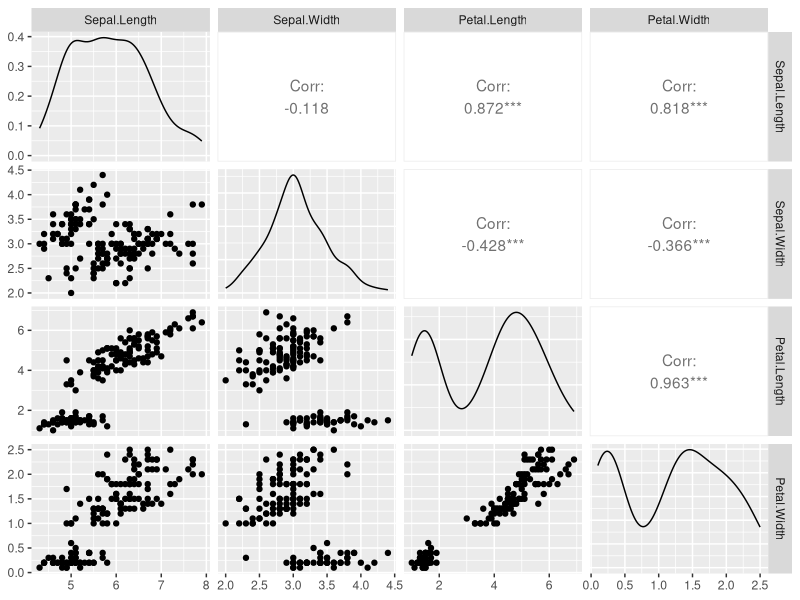
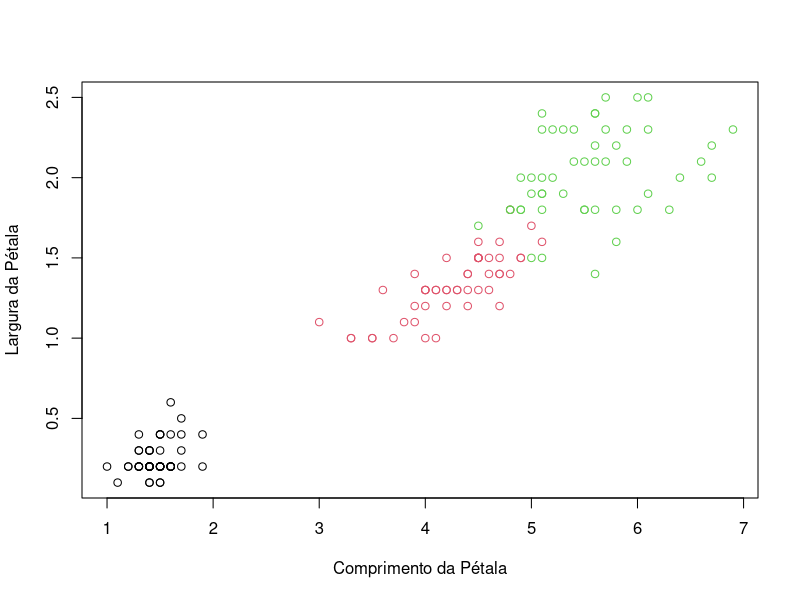
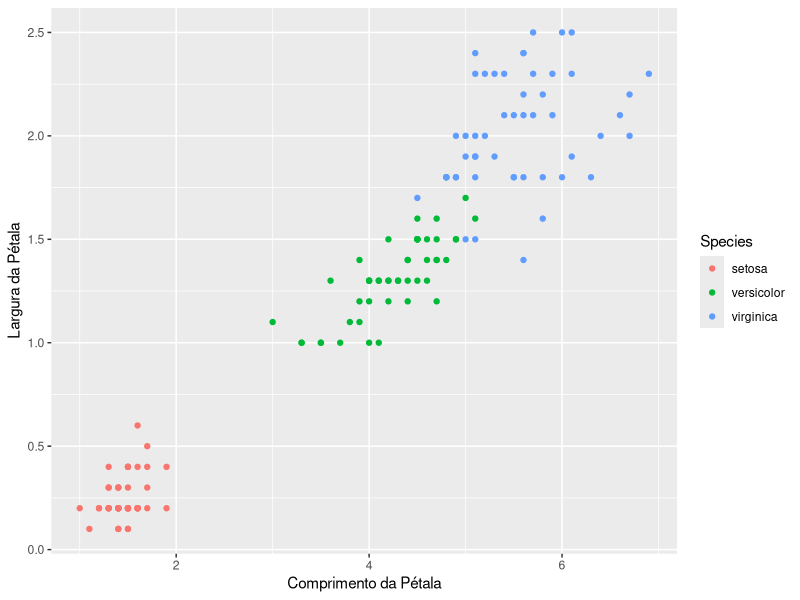
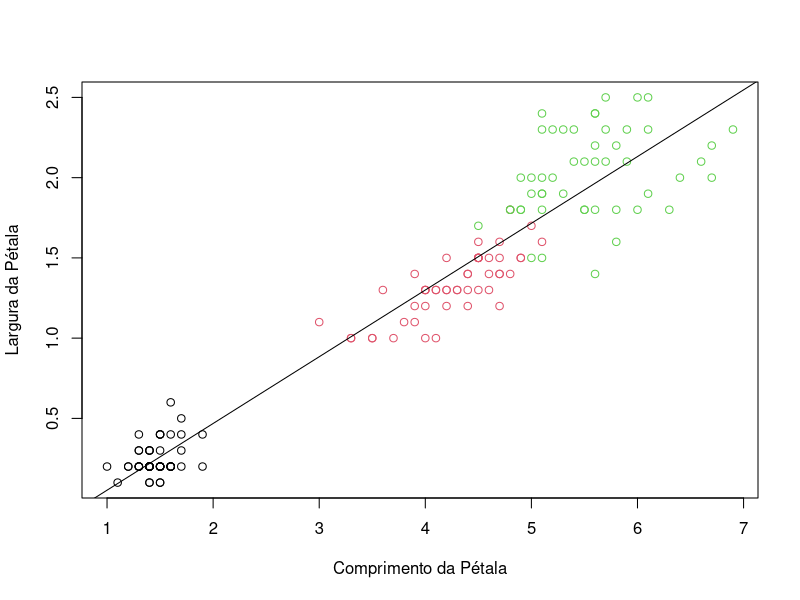
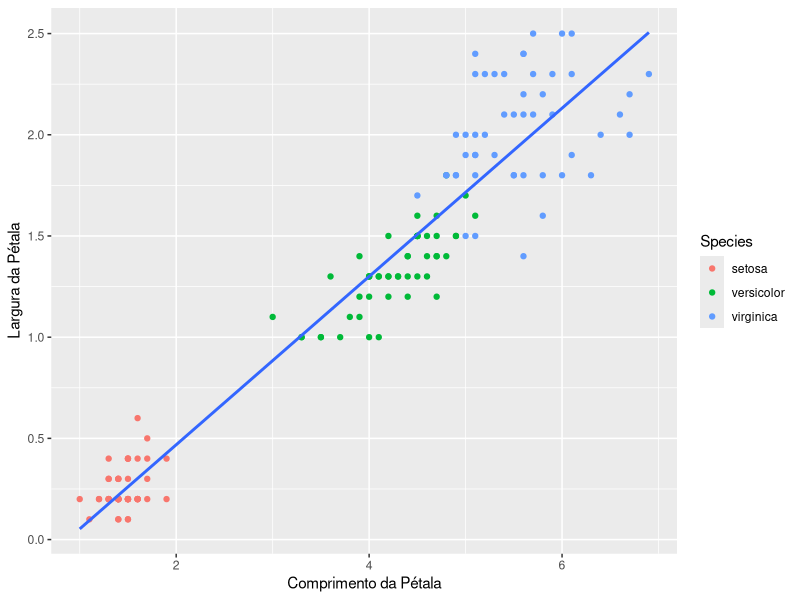
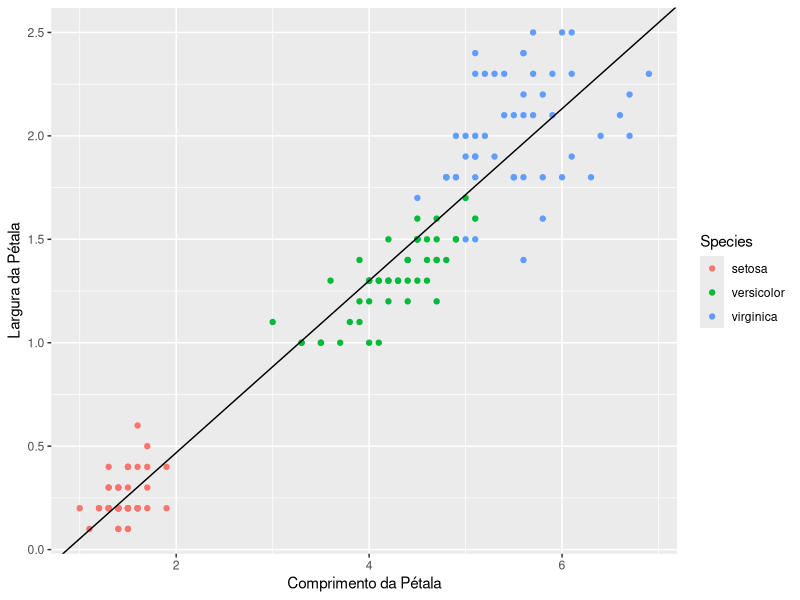
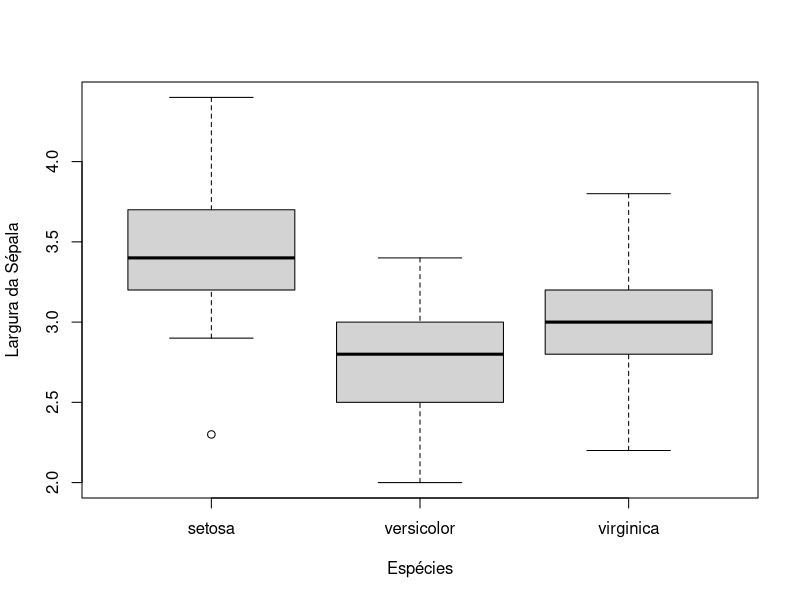
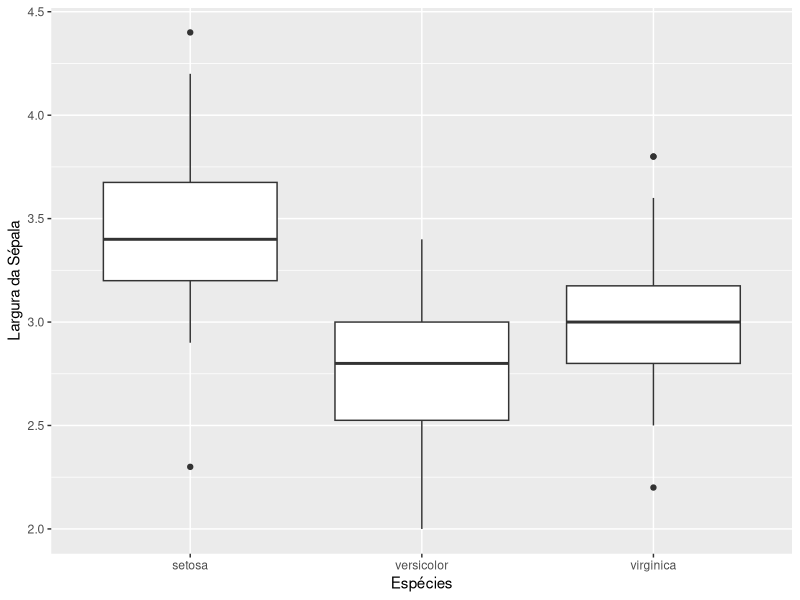

Generate these figures, in order, with R:
## ---- chunk 1
tidy.opts=list(blank=FALSE, width.cutoff=60)
## ---- chunk 2
summary(iris[, 1:4])
## ---- chunk 3
library(GGally)
ggpairs(iris[, -5])
## ---- chunk 4
ajuste <- lm(Petal.Width ~ Petal.Length, data=iris)
## ---- chunk 5
summary(ajuste)

lm_traducao <- function(ajuste){
  traducao <- summary(ajuste)$coefficients
  colnames(traducao) <- c("Estimativa", "Erro Padrão", "t", "p-valor")
  rownames(traducao) <- c("Intercepto", "Comprimento da Pétala")
  return(traducao)
}

library(knitr)
library(kableExtra)
kable(lm_traducao(ajuste), format="latex", booktabs=TRUE,
      caption="\\label{CarsLM_4} Resultado do ajuste de um modelo linear 
      aos dados \\texttt{iris}.", digits=4) %>%
  kable_styling(latex_options="hold_position")
## ---- chunk 6
plot(Petal.Width ~ Petal.Length, data=iris, col=as.numeric(Species),
     xlab="Comprimento da Pétala", ylab="Largura da Pétala")

library(ggplot2)
ggplot(iris, aes(x=Petal.Length, y=Petal.Width)) +
  geom_point(aes(colour=Species)) +
  labs(x="Comprimento da Pétala", y="Largura da Pétala")
## ---- chunk 7
plot(Petal.Width ~ Petal.Length, data=iris, col=as.numeric(Species),
     xlab="Comprimento da Pétala", ylab="Largura da Pétala")
abline(ajuste)

ggplot(iris, aes(x=Petal.Length, y=Petal.Width)) +
  geom_point(aes(colour=Species)) +
  labs(x="Comprimento da Pétala", y="Largura da Pétala") +
  stat_smooth(method="lm", se=FALSE)

ggplot(iris, aes(x=Petal.Length, y=Petal.Width)) +
  geom_point(aes(colour=Species)) +
  labs(x="Comprimento da Pétala", y="Largura da Pétala") +
  geom_abline(slope=coef(ajuste)[2], intercept=coef(ajuste)[1])
## ---- chunk 8
boxplot(Sepal.Width ~ Species, data=iris, xlab="Espécies", 
        ylab="Largura da Sépala")

ggplot(iris, aes(x=Species, y=Sepal.Width)) +
  geom_boxplot() +
  labs(x="Espécies", y="Largura da Sépala")
## ---- chunk 9
ajuste <- aov(Sepal.Width ~ Species, data=iris)
summary(ajuste)
## ---- chunk 10
TukeyHSD(ajuste)

plot(TukeyHSD(ajuste))
